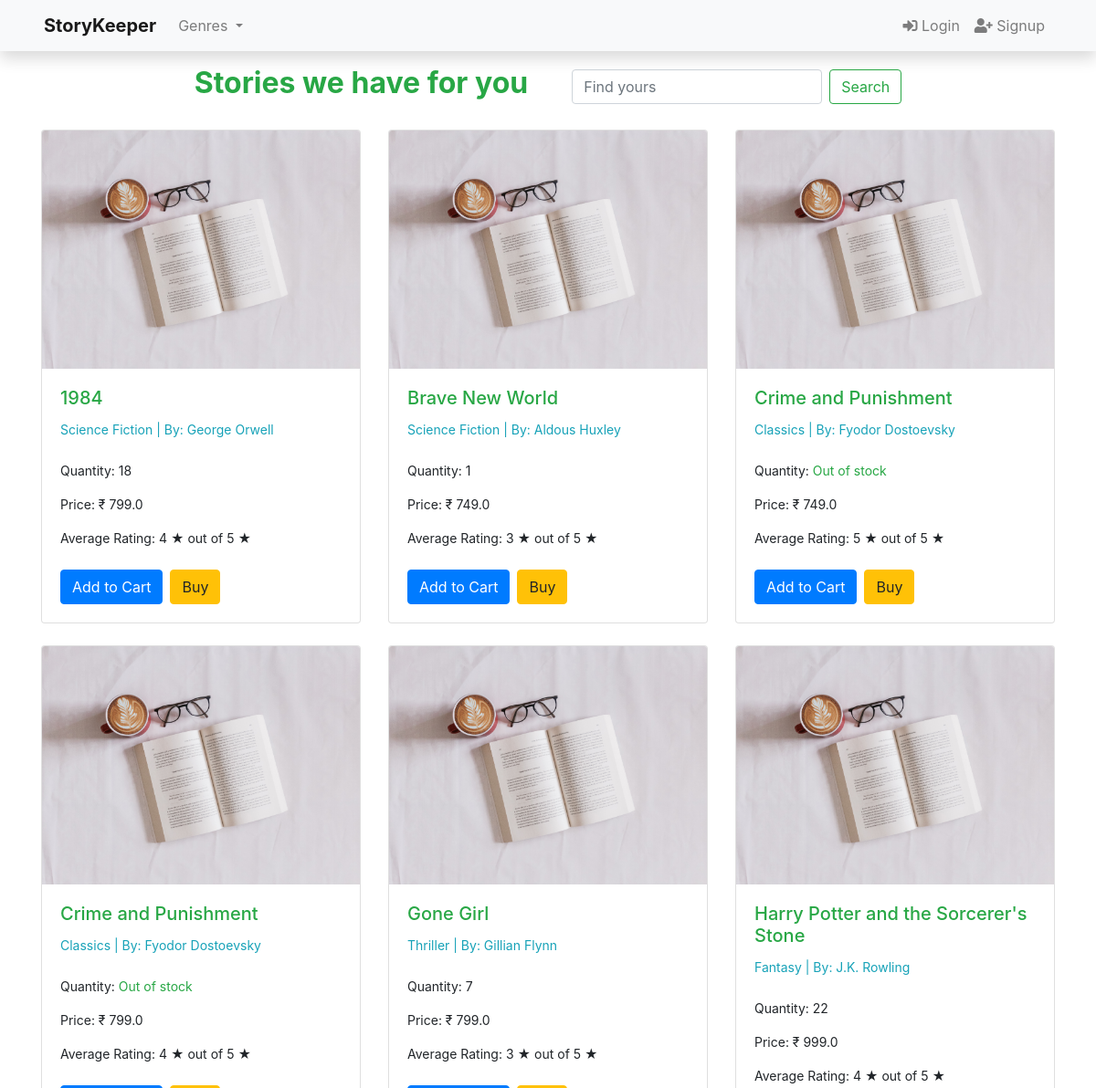
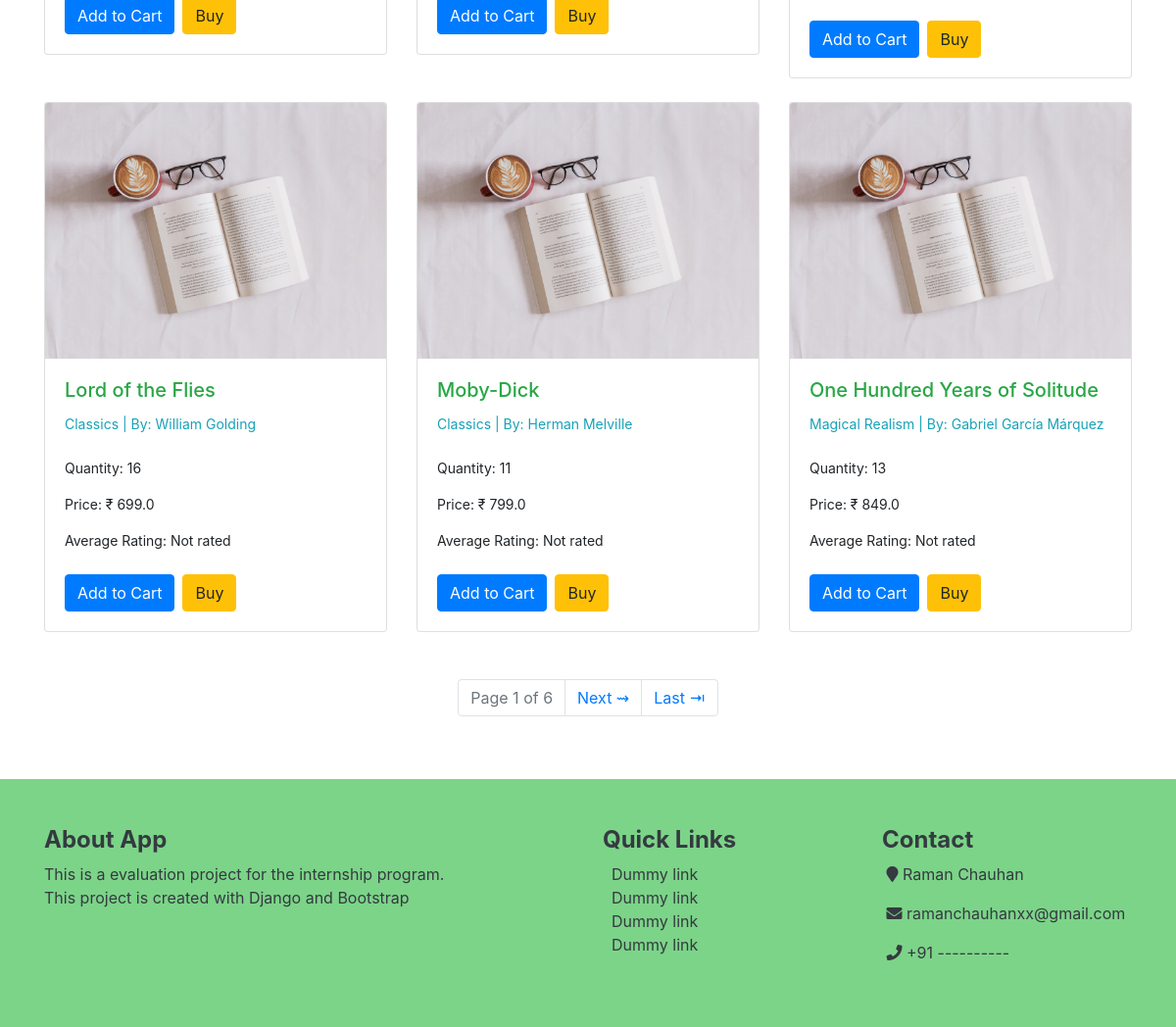
The app's page /, older data (2 pictures, top to bottom).
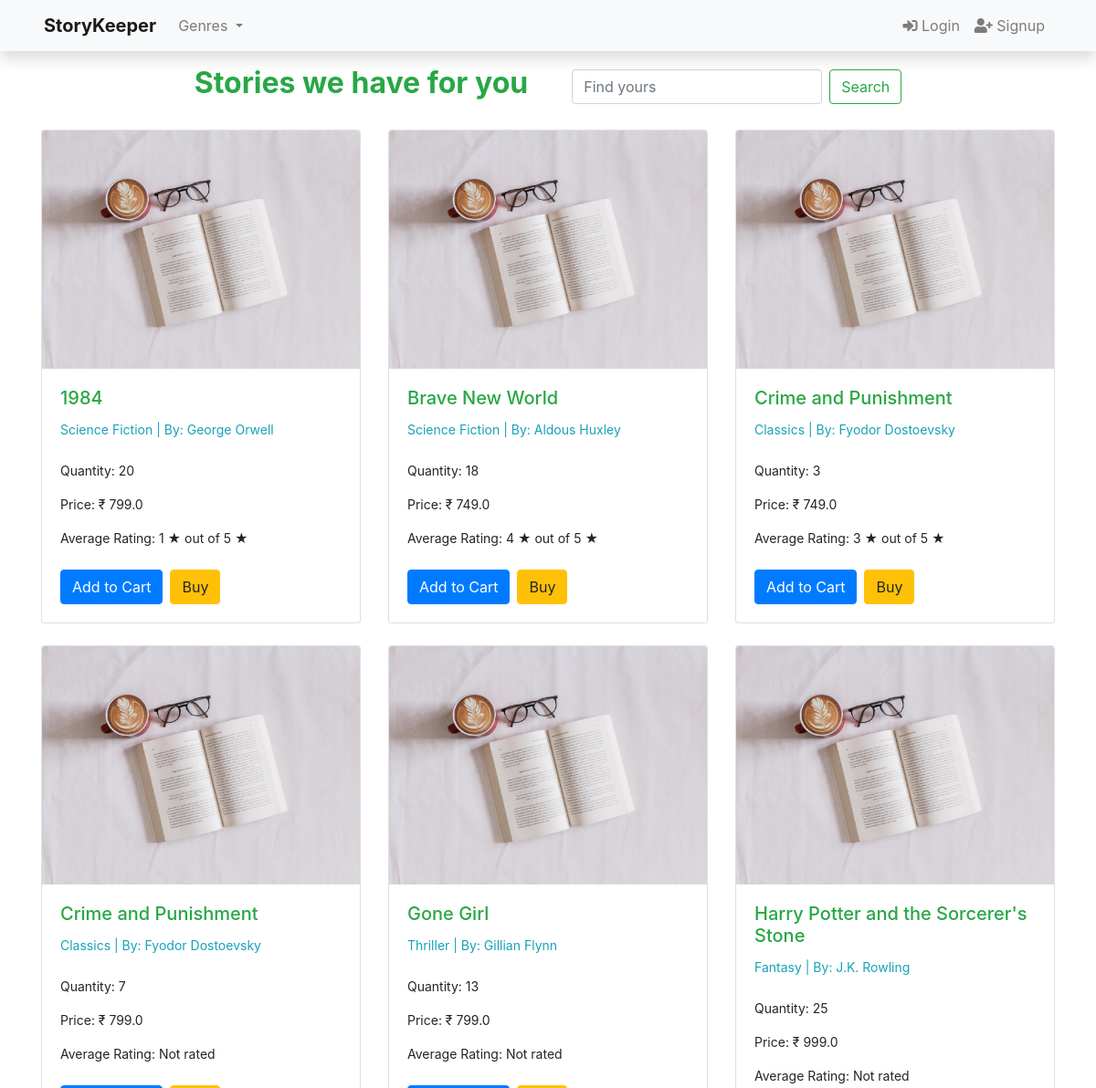
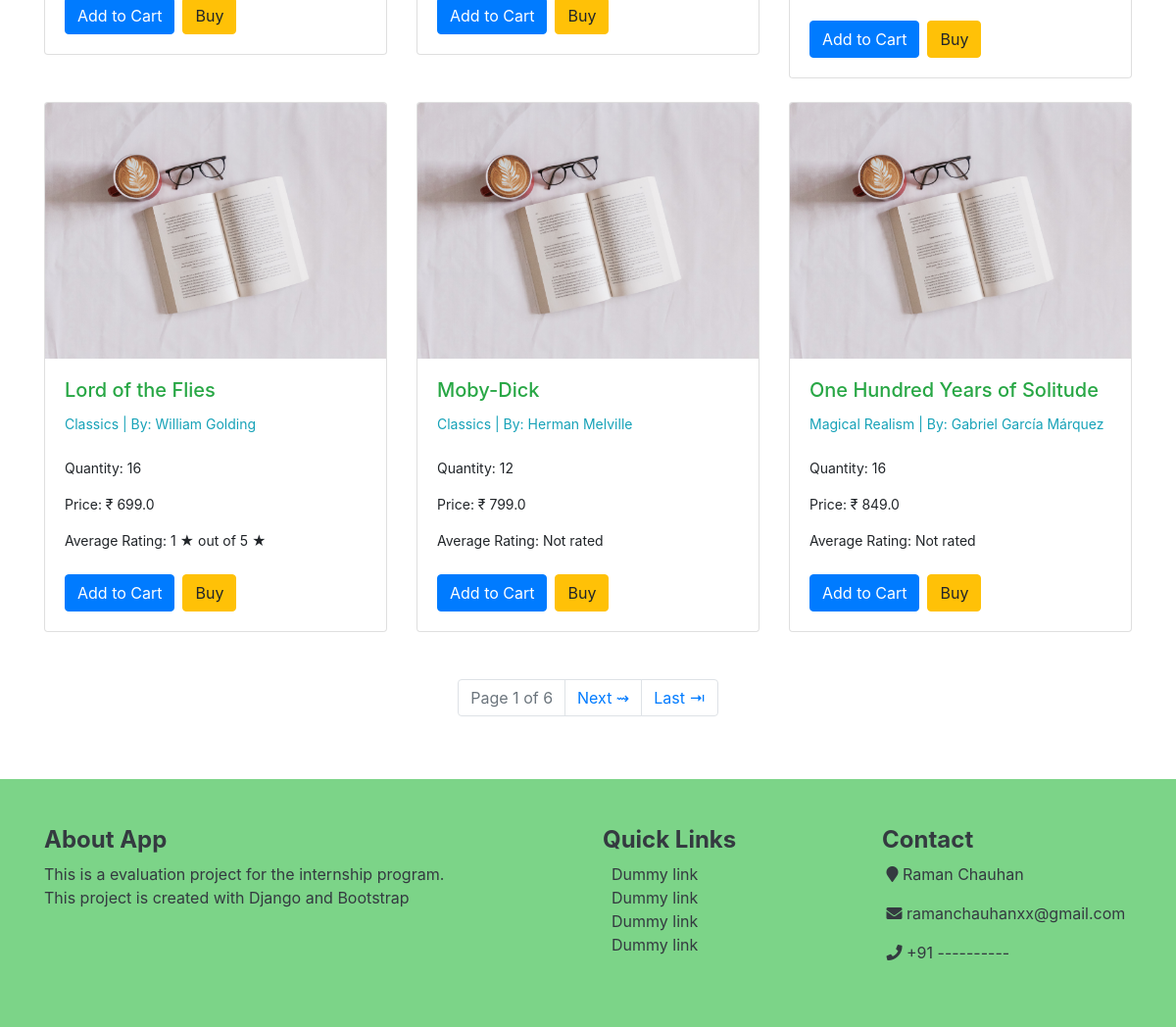
The same page, newer data (2 pictures, top to bottom).
### books/models.py (models this page shows, shortened)
class Book(models.Model):
    title  		 = models.CharField(max_length=200)
    slug         = models.SlugField(max_length=140, unique=True)
    author 		 = models.CharField(max_length=100)
    genre   	 = models.CharField(max_length=100)
    price     	 = models.FloatField(default=0)
    quantity   	 = models.IntegerField(default=0)
    description  = models.TextField(default='No Description', null=True, blank=False)
    average_rating  = models.FloatField(default=0)
    created_on 	 = models.DateTimeField(auto_now_add=True)
    updated_on 	 = models.DateTimeField(auto_now=True)
    digital         = models.BooleanField(default=False, null=True, blank=False)
    status          = models.IntegerField(choices=status,default = 1)
    class Meta:
        ordering    = ['-quantity']

### books/views.py (the view, shortened to what this page needs)
# urls.py: path('', views.homeView, name='home'),
def homeView(request):
    books = Book.objects.all().order_by('title')
    paginator = Paginator(books, 9)
    page = request.GET.get('page')
    books = paginator.get_page(page)
    genre = Book.objects.values('genre').distinct().order_by('genre')
    context = {'books': books, 'genre':genre}
    search_book = request.GET.get('search')
    return render(request, 'index.html', context)

### books/templates/index.html (shortened to what this page needs)
{% extends 'base.html' %}
{% block content %}
{% load static %}
{% load crispy_forms_tags %}
<div class='container-fluid my-3 d-flex justify-content-center'>
    <h2 class="text-success"><b>Stories we have for you </b></h2>
    <form class="form-inline my-2 ml-5 my-lg-0" role='search', method='get', action="{% url 'home' %}">
        <input class="form-control mr-sm-2" name='search' type="search" placeholder="Find yours" aria-label="Search">
        <button class="btn btn-outline-success my-2 my-sm-0" type="submit">Search</button>
    </form>
</div>
<div class="container mt-4">
    <div class="row">
        {% for book in books %}
        <div class="col-md-4 mb-4">
            <div class="card product-card">
                <a href="{% url 'book_detail' book.slug %}"><img src="{% static 'images/thumbnail.jpg' %}" class="card-img-top" alt="{{ book.title }}"></a>
                <div class="card-body">
                    <a href="{% url 'book_detail' book.slug %}"class="text-success" ><h5 class="card-title">{{ book.title }}</h5></a>
                    <small>
                        <p class="card-text text-info">{{ book.genre }} | <span class="card-text">By: {{ book.author }}</span></p></small><br>
                        <small class="text-bold">
                            <p class="card-text">Quantity:{% if book.quantity > 0 %} {{ book.quantity }} {% else %}<span class="text-success"> Out of stock</span>{% endif %}</p>
                            <p class="card-text">Price: &#8377; {{ book.price }}</p>
                            <p class="card-text">Average Rating: {% if book.average_rating %}{{ book.average_rating|floatformat:'0' }} &#9733; out of 5 &#9733;{% else %}Not rated{% endif %}</p>
                        </small><br>
                    <div class="d-flex">
                        <form method="post" action="{% url 'add_to_cart' book.slug %}">
                            <button type="submit" class="btn btn-primary">Add to Cart</button>
                        </form>
                        <a href="{% url 'cart' %}" class="btn btn-warning ml-2">Buy</a>
                    </div>
                </div>
            </div>
        </div>
        {% endfor %}
    </div>
</div>
{% endblock %}

### books/templates/base.html (shortened to what this page needs)
<!DOCTYPE html>
<html lang="en">
<head>
    <link href="https://cdnjs.cloudflare.com/ajax/libs/font-awesome/5.15.4/css/all.min.css" rel="stylesheet">
    <link rel="stylesheet" href="https://cdn.jsdelivr.net/npm/bootstrap@4.6.2/dist/css/bootstrap.min.css">
    {% load static %}
</head>
<body>
<div class="d-flex flex-column min-vh-100">
    <nav class="navbar sticky-top navbar-expand-lg navbar-light bg-light shadow px-5">
        <a class="navbar-brand" href="{% url 'home' %}"><b>StoryKeeper</b></a>
        <div class="collapse navbar-collapse" id="navbarSupportedContent">
            <ul class="navbar-nav mr-auto">
                {% if genre %}
                <li class="nav-item dropdown">
                    <a class="nav-link dropdown-toggle" href="#" role="button" data-toggle="dropdown" aria-expanded="false">
                        Genres
                    </a>
                </li>
                {% endif %}
            </ul>
        </div>
        <div class="collapse navbar-collapse" id="navbarSupportedContent">
            <ul class="navbar-nav ml-auto">
                {% if user.is_authenticated %}
                <li class="nav-item">
                    <a class="nav-link">
                        <strong>
                            <i class="fas fa-user"></i>
                            {{ user.username }}
                        </strong>
                    </a>
                </li>
                <li class="nav-item">
                <a class="nav-link" href="{% url 'logout' %}">
                    <i class="fas fa-sign-out-alt"></i> Logout</a>
                </li>
                <li class="nav-item">
                <a class="nav-link" href="{% url 'cart' %}">
                    <i class="fa fa-cart-plus"></i> Cart</a>
                </li>
                {% else %}
                <li class="nav-item">
                <a class="nav-link" href="{% url 'login' %}">
                    <i class="fas fa-sign-in-alt"></i> Login</a>
                </li>
                <li class="nav-item">
                <a class="nav-link" href="{% url 'signup' %}">
                    <i class="fas fa-user-plus"></i> Signup</a>
                {% endif %}
            </ul>
        </div>
    </nav>
    <div class="container-fluid flex-grow-1">
        {% block content %} {% endblock %}
        {% if books.has_other_pages %}
        <div class="container-fluid mt-4">
            <div class="row justify-content-center">
                <div class="col-md-4">
                    <ul class="pagination justify-content-center">
                        <li class="page-item disabled">
                            <span class="page-link">Page {{ books.number }} of {{ books.paginator.num_pages }}</span>
                        </li>
                        {% if books.has_next %}
                            <li class="page-item">
                                <a class="page-link" href="?page={{ books.next_page_number }}">Next &#8669;</a>
                            </li>
                        {% endif %}
                        {% if books.has_next %}
                            <li class="page-item">
                                <a class="page-link" href="?page={{ books.paginator.num_pages }}">Last &#8677;</a>
                            </li>
                        {% endif %}
                    </ul>
                </div>
            </div>
        </div>
        {% endif %}
    </div>
    <footer id="pageFooter" class="footer text-dark py-5 mt-5" style="background-color:rgb(124, 212, 136);">
        <div class="container">
            <div class="row">
                <div class="col-md-6">
                    <h4><b>About App</b></h4>
                    <p>This is a evaluation project for the internship program.<br>
                    This project is created with Django and Bootstrap</p>
                </div>
                <div class="col-md-3">
                    <h4><b>Quick Links</b></h4>
                    <ul class="list-unstyled">
                        <li><a href="#" class="text-dark">&nbsp;&nbsp;Dummy link</a></li>
                        <li><a href="#" class="text-dark">&nbsp;&nbsp;Dummy link</a></li>
                        <li><a href="#" class="text-dark">&nbsp;&nbsp;Dummy link</a></li>
                        <li><a href="#" class="text-dark">&nbsp;&nbsp;Dummy link</a></li>
                    </ul>
                </div>
                <div class="col-md-3">
                    <h4><b>Contact </b></h4>
                    <address>
                        <p>&nbsp;<i class="fa fa-map-marker"></i> Raman Chauhan</p>
                        <p>&nbsp;<i class="fa fa-envelope"></i> ramanchauhanxx@gmail.com</p>
                        <p>&nbsp;<i class="fa fa-phone"></i> +91 ----------</p>
                    </address>
                </div>
            </div>
        </div>
    </footer>
</div>
</body>
</html>

Row changes from the older to the newer data that the page shows:
changed Book "George Orwell": quantity "18" → "20"; average_rating "4" → "1"
changed Book "Brave New World": quantity "1" → "18"; average_rating "3" → "4"
changed Book (number 3 of 9 on the later page): quantity (not shown) → "3"; average_rating "5" → "3"; no longer shows "Out of stock"
changed Book (number 4 of 9 on the later page): quantity (not shown) → "7"; average_rating "4" → (not shown); average_rating "★ out of 5 ★" → "Not rated"
changed Book "Gone Girl": quantity "7" → "13"; average_rating "3" → (not shown); average_rating "★ out of 5 ★" → "Not rated"
changed Book "Harry Potter and the Sorcerer's Stone": quantity "22" → "25"; average_rating "4" → (not shown); average_rating "★ out of 5 ★" → "Not rated"
changed Book "Lord of the Flies": average_rating (not shown) → "1"; average_rating "Not rated" → "★ out of 5 ★"
changed Book "Moby-Dick": quantity "11" → "12"
changed Book "One Hundred Years of Solitude": quantity "13" → "16"
